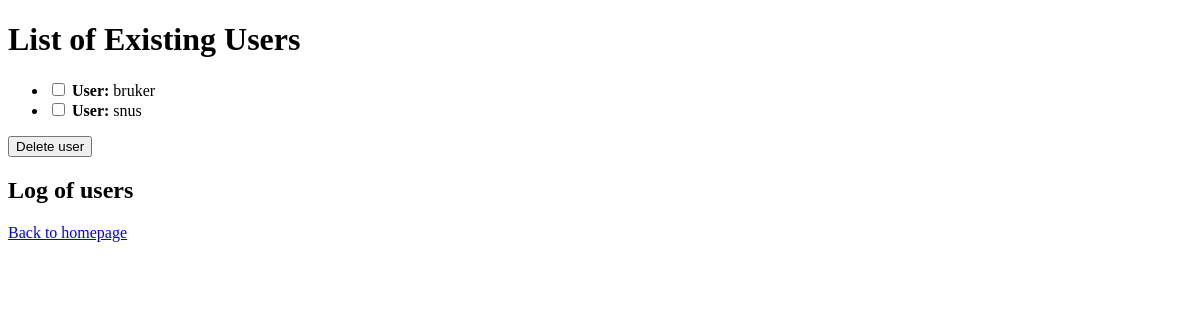
/users, run on an earlier commit of the app's database.
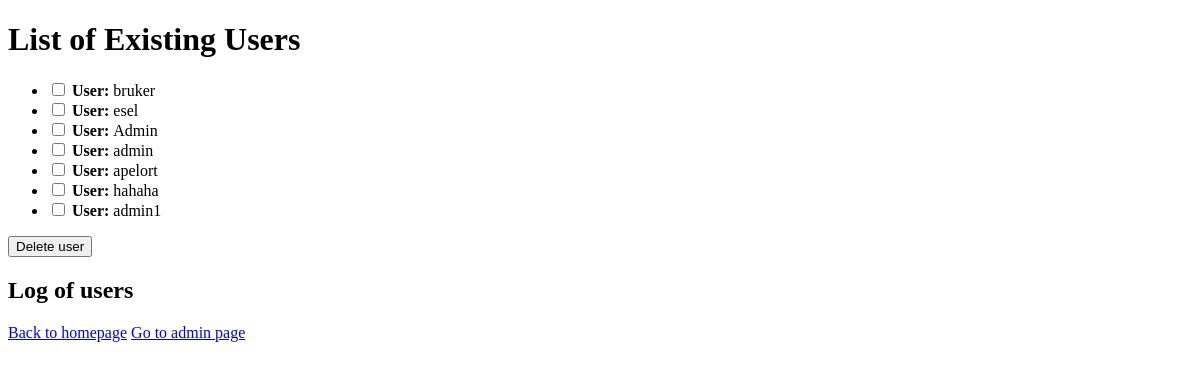
And on a later commit of the database.
### tables this page shows
CREATE TABLE User (
            ID INTEGER PRIMARY KEY AUTOINCREMENT,
            Username CHAR(45),
            Password TEXT,
            Admin BOOLEAN
    );

### app.py (the view)
@application.route('/users')
def users():
    list_of_users = get_user_list()
    is_admin = get_user_online_is_admin()
    log_of_users = get_logging()
    return render_template('/users.html', users=list_of_users, is_admin=is_admin, log_of_users=log_of_users)

### backend/autentication/admin.py (called while the page is built)
def get_logging():
    log = []
    pathing = os.path.dirname(__file__) + "/userlogs.txt"
    with open(pathing, 'r') as file:
        for i in file:
            log.append(i)
    return log

### backend/autentication/login.py (called while the page is built)
def get_user_online():
    pathing = os.path.dirname(__file__) + "/user_online.json"
    try:
        with open(pathing, 'r') as file:
            data = json.load(file)
            return data.get('user_online', '')
    except FileNotFoundError:
        return r'user_online.json File Not Found'

def get_user_online_is_admin():
    admin_check = get_user_online()
    if admin_get(admin_check):
        return True
    else:
        return False

### backend/database/Tour.py (called while the page is built)
def get_user_list():
    db = sqlite3.connect(pathing)
    cursor = db.cursor()
    cursor.execute("SELECT ID, Username FROM User")
    users = cursor.fetchall()
    return users

### backend/database/user.py (called while the page is built)
def admin_get(Username):
    con = sqlite3.connect(pathing)
    cur = con.cursor()
    try:
        con = sqlite3.connect(pathing)
        cur = con.cursor()
        cur.execute("SELECT Admin FROM User WHERE Username = ?", (Username,))
        admin = cur.fetchone()
        return admin[0]
    except:
        print("FEIL I ADMIN_GET")

### frontend/templates/users.html (shortened to what this page needs)
<!DOCTYPE html>
<html lang="en">
<head>
</head>
<body>
    <h1>List of Existing Users</h1>
    <form id="userlist" action="/remove_user" method="POST">
        <ul>
            {% for user in users %}
            <li>
                <input type="checkbox" name="checkbox_userlist" value="{{ user[0] }}">
                <strong>User: </strong> {{ user[1] }}
            </li>
            {% endfor %}
        </ul>
        <button name="handle_action" value="delete" class="checkbox_user_button_styling">Delete user</button>
    </form>
    <h2>Log of users</h2>
    <a href="{{ url_for('homepage') }}">Back to homepage</a>
    {% if is_admin %}
    <a href="{{ url_for('adminpage') }}" class="top_links_styling">Go to admin page</a>
    {% endif %}
</body>
</html>

What changed in the data, as far as the page shows it:
added User: Username "esel"
added User: Username "Admin"
changed User: Username "snus" → "admin"
added User: Username "apelort"
added User: Username "hahaha"
added User: Username "admin1"
Also different on the page:
text now shown: "Go to admin page"
